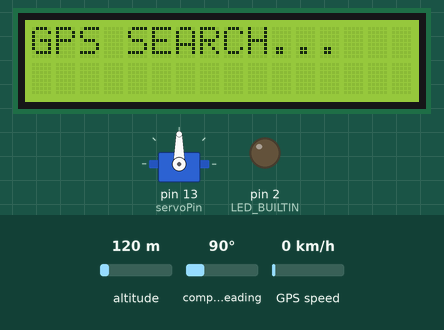
Bench run of a sketch on a simulated Arduino Uno, built with avr-gcc and run on an emulated ATmega328P. Shown: servo, 16×2 character LCD, output pins drawn as LEDs (lit = HIGH). The inputs (shaded band) are chosen by the test bench; at power-on: altitude 120 m, compass heading 90°, GPS speed 0 km/h. The GPS gets a fix after 3 s at 37.7749, -122.4194 with 8 satellites; what the sketch prints to the serial monitor is not drawn.

Above: at 0.1 s.
At 3.2 s:
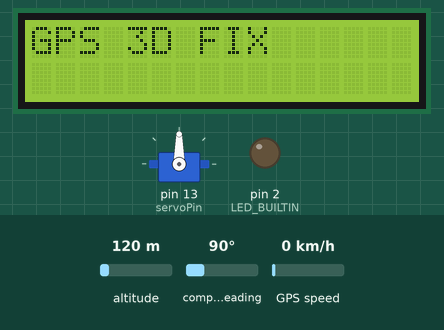

The sketch:

GPS_FINAL_CODE.ino
```cpp
#include <TinyGPS++.h>
#include <SoftwareSerial.h>
#include <Servo.h>
#include <LiquidCrystal_I2C.h>
bool flag = true;
//LED//////////////////////////////
#define LED_BUILTIN 2
////////coordinates///////////////
#define latitude1 31.8014314
#define longitude1 34.6546769
/////////////////////////////////
float lati;
float longi;

//GPS section///////////////////////
static const int RXPin = 16, TXPin = 17;
static const uint32_t GPSBaud = 9600;


// The TinyGPS++ object
TinyGPSPlus gps;

// The serial connection to the GPS device
SoftwareSerial ss(RXPin, TXPin);

//Servo section/////////////////////
static const int servoPin = 13;  // defines pin number for PWM
Servo servo1;  // Create object for servo motor


//LCD///////////////////////////////////////////////////
// set the LCD number of columns and rows
int lcdColumns = 16;
int lcdRows = 2;
// set LCD address, number of columns and rows
// if you don't know your display address, run an I2C scanner sketch
LiquidCrystal_I2C lcd(0x27, lcdColumns, lcdRows);
/////////////////////////////////////////////////////////

//int flag = 0;//initial constant to 0


void setup()
{
  Serial.begin(115200);
  Serial.begin(9600);
  ss.begin(GPSBaud);
  servo1.attach(servoPin);  // start the library

  /////////////LCD/////////////
   // initialize LCD
  lcd.clear();
  lcd.init();
  // turn on LCD backlight
  lcd.backlight();
  //clear LCD last data
  lcd.clear();
  // set cursor to first column, first row
  lcd.setCursor(0, 0);
  // print message
  lcd.print("GPS SEARCH...");
  delay(3000);

  pinMode(LED_BUILTIN,OUTPUT);

}

void loop()
{
  // This sketch displays information every time a new sentence is correctly encoded.
  while (ss.available() > 0)
    if (gps.encode(ss.read()))
      displayInfo();

  if (millis() > 5000 && gps.charsProcessed() < 10)
  {
    Serial.println(F("No GPS detected: check wiring."));
    while(true);
  }
}

//function section
void displayInfo()
{
  ///////////////////////////////////////////////
  Serial.print(F("Location: "));
  if (gps.location.isValid())
  {

    if (flag)//entering only if flag is true
    {
      //clear LCD last data
      lcd.clear();
      // set cursor to first column, first row
      lcd.setCursor(0, 0);
      // print message
      lcd.print("GPS 3D FIX");


    Serial.print(gps.location.lat(), 7);
    Serial.print(F(","));
    Serial.print(gps.location.lng(), 7);

    if (gps.location.lat()>latitude1-0.0000500 && gps.location.lat()<latitude1+0.0000500 && gps.location.lng()>longitude1-0.0000500 && gps.location.lng()<longitude1+0.0000500)
    {

      flag = false;//change flag from true to false
      lati=gps.location.lat();
      longi=gps.location.lng();

//  //Motor operation/////////////////
//
//  //for section servo motor/////////////////////////////////////////////////////////////////////////////////
  for(int posDegrees = 0; posDegrees <= 180; posDegrees++)
  {
  servo1.write(posDegrees);
  Serial.println(posDegrees);
  delay(20);
  }

  for(int posDegrees = 180; posDegrees >= 0; posDegrees--)
  {
  servo1.write(posDegrees);
  Serial.println(posDegrees);
  delay(20);
  }
  ///////////////////////////////////////////////////////////////

  ///LCD Display//////////////////////////////////
//

//  //clear LCD last data
  lcd.clear();
  // set cursor to first column, first row
  lcd.setCursor(0, 0);
  // print message
  lcd.print("Lati:"); lcd.print(lati,7);
  // set cursor to first column, second row
  lcd.setCursor(0,1);
  lcd.print("long:"); lcd.print(longi,7);

    }

  }

  }


  else
  {
    Serial.print(F("NO GPS SIGNAL!"));

//  ///LCD Display//////////////////////////////////
  //clear LCD last data
  lcd.clear();
  // set cursor to first column, first row
  lcd.setCursor(0, 0);
  // print message
  lcd.print("NO GPS!");
  }
  ///////////////////////////////////////////////

  Serial.print(F("  Date/Time: "));
  if (gps.date.isValid())
  {
    Serial.print(gps.date.month());
    Serial.print(F("/"));
    Serial.print(gps.date.day());
    Serial.print(F("/"));
    Serial.print(gps.date.year());
  }
  else
  {
    Serial.print(F("UNKNOW"));
  }
  ///////////////////////////////////////////////
  Serial.print(F(" "));
  if (gps.time.isValid())
  {
    if (gps.time.hour() < 10) Serial.print(F("0"));
    Serial.print(gps.time.hour()+3);
    Serial.print(F(":"));
    if (gps.time.minute() < 10) Serial.print(F("0"));
    Serial.print(gps.time.minute());
    Serial.print(F(":"));
    if (gps.time.second() < 10) Serial.print(F("0"));
    Serial.print(gps.time.second());
    Serial.print(F("."));
    if (gps.time.centisecond() < 10) Serial.print(F("0"));
    Serial.print(gps.time.centisecond());
  }
  else
  {
    Serial.print(F("UNKNOW"));
  }
  //////////////////////////////////////////////////
  Serial.println();
}
```
